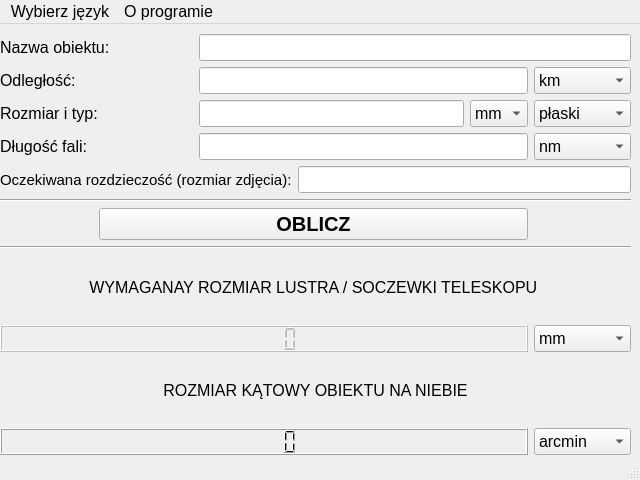
<?xml version="1.0" encoding="UTF-8"?>
<ui version="4.0">
 <class>MainWindow</class>
 <widget class="QMainWindow" name="MainWindow">
  <property name="geometry">
   <rect>
    <x>0</x>
    <y>0</y>
    <width>640</width>
    <height>480</height>
   </rect>
  </property>
  <property name="font">
   <font>
    <pointsize>12</pointsize>
    <weight>50</weight>
    <bold>false</bold>
   </font>
  </property>
  <property name="windowTitle">
   <string>MainWindow</string>
  </property>
  <widget class="QWidget" name="centralwidget">
   <widget class="QWidget" name="">
    <property name="geometry">
     <rect>
      <x>0</x>
      <y>10</y>
      <width>631</width>
      <height>421</height>
     </rect>
    </property>
    <layout class="QGridLayout" name="gridLayout">
     <item row="11" column="7">
      <widget class="QComboBox" name="comboBox">
       <item>
        <property name="text">
         <string>arcmin</string>
        </property>
       </item>
       <item>
        <property name="text">
         <string>arcsec</string>
        </property>
       </item>
       <item>
        <property name="text">
         <string>mas</string>
        </property>
       </item>
       <item>
        <property name="text">
         <string>uas</string>
        </property>
       </item>
      </widget>
     </item>
     <item row="6" column="1" colspan="6">
      <widget class="QPushButton" name="pushButton">
       <property name="font">
        <font>
         <pointsize>15</pointsize>
         <weight>75</weight>
         <bold>true</bold>
        </font>
       </property>
       <property name="text">
        <string>OBLICZ</string>
       </property>
      </widget>
     </item>
     <item row="4" column="0" colspan="3">
      <widget class="QLabel" name="label_in_4">
       <property name="font">
        <font>
         <pointsize>11</pointsize>
         <weight>50</weight>
         <bold>false</bold>
        </font>
       </property>
       <property name="text">
        <string>Oczekiwana rozdzieczość (rozmiar zdjęcia):</string>
       </property>
      </widget>
     </item>
     <item row="9" column="0" colspan="7">
      <widget class="QLCDNumber" name="lcdNumber_res_1">
       <property name="enabled">
        <bool>false</bool>
       </property>
       <property name="font">
        <font>
         <pointsize>12</pointsize>
         <weight>50</weight>
         <bold>false</bold>
        </font>
       </property>
      </widget>
     </item>
     <item row="5" column="0" colspan="8">
      <widget class="Line" name="line_0">
       <property name="orientation">
        <enum>Qt::Horizontal</enum>
       </property>
      </widget>
     </item>
     <item row="0" column="0" colspan="2">
      <widget class="QLabel" name="label_in_0">
       <property name="font">
        <font>
         <pointsize>12</pointsize>
         <weight>50</weight>
         <bold>false</bold>
        </font>
       </property>
       <property name="text">
        <string>Nazwa obiektu:</string>
       </property>
      </widget>
     </item>
     <item row="9" column="7">
      <widget class="QComboBox" name="comboBox_res_1">
       <property name="font">
        <font>
         <pointsize>12</pointsize>
         <weight>50</weight>
         <bold>false</bold>
        </font>
       </property>
       <item>
        <property name="text">
         <string>mm</string>
        </property>
       </item>
       <item>
        <property name="text">
         <string>cm</string>
        </property>
       </item>
       <item>
        <property name="text">
         <string>m</string>
        </property>
       </item>
       <item>
        <property name="text">
         <string>km</string>
        </property>
       </item>
       <item>
        <property name="text">
         <string>inch</string>
        </property>
       </item>
      </widget>
     </item>
     <item row="11" column="0" colspan="7">
      <widget class="QLCDNumber" name="lcdNumber"/>
     </item>
     <item row="7" column="0" colspan="8">
      <widget class="Line" name="line_1">
       <property name="orientation">
        <enum>Qt::Horizontal</enum>
       </property>
      </widget>
     </item>
     <item row="8" column="0" colspan="8">
      <widget class="QLabel" name="label_out_0">
       <property name="font">
        <font>
         <pointsize>12</pointsize>
         <weight>50</weight>
         <bold>false</bold>
        </font>
       </property>
       <property name="text">
        <string>WYMAGANAY ROZMIAR LUSTRA / SOCZEWKI TELESKOPU </string>
       </property>
       <property name="alignment">
        <set>Qt::AlignCenter</set>
       </property>
      </widget>
     </item>
     <item row="10" column="0" colspan="8">
      <widget class="QLabel" name="label_out_1">
       <property name="text">
        <string>ROZMIAR KĄTOWY OBIEKTU NA NIEBIE</string>
       </property>
       <property name="alignment">
        <set>Qt::AlignCenter</set>
       </property>
      </widget>
     </item>
     <item row="0" column="2" colspan="6">
      <widget class="QLineEdit" name="lineEdit_in_0">
       <property name="font">
        <font>
         <pointsize>12</pointsize>
         <weight>50</weight>
         <bold>false</bold>
        </font>
       </property>
      </widget>
     </item>
     <item row="1" column="7">
      <widget class="QComboBox" name="comboBox_in_1">
       <property name="font">
        <font>
         <pointsize>12</pointsize>
         <weight>50</weight>
         <bold>false</bold>
        </font>
       </property>
       <item>
        <property name="text">
         <string>km</string>
        </property>
       </item>
       <item>
        <property name="text">
         <string>au</string>
        </property>
       </item>
       <item>
        <property name="text">
         <string>ly</string>
        </property>
       </item>
       <item>
        <property name="text">
         <string>pc</string>
        </property>
       </item>
      </widget>
     </item>
     <item row="1" column="2" colspan="5">
      <widget class="QLineEdit" name="lineEdit_in_1">
       <property name="font">
        <font>
         <pointsize>12</pointsize>
         <weight>50</weight>
         <bold>false</bold>
        </font>
       </property>
      </widget>
     </item>
     <item row="2" column="7">
      <widget class="QComboBox" name="comboBox_in_2b">
       <property name="font">
        <font>
         <pointsize>12</pointsize>
         <weight>50</weight>
         <bold>false</bold>
        </font>
       </property>
       <item>
        <property name="text">
         <string>płaski</string>
        </property>
       </item>
       <item>
        <property name="text">
         <string>sferyczny</string>
        </property>
       </item>
      </widget>
     </item>
     <item row="2" column="6">
      <widget class="QComboBox" name="comboBox_in_2a">
       <property name="font">
        <font>
         <pointsize>12</pointsize>
         <weight>50</weight>
         <bold>false</bold>
        </font>
       </property>
       <item>
        <property name="text">
         <string>mm</string>
        </property>
       </item>
       <item>
        <property name="text">
         <string>cm</string>
        </property>
       </item>
       <item>
        <property name="text">
         <string>m</string>
        </property>
       </item>
       <item>
        <property name="text">
         <string>km</string>
        </property>
       </item>
       <item>
        <property name="text">
         <string>inch</string>
        </property>
       </item>
       <item>
        <property name="text">
         <string>au</string>
        </property>
       </item>
       <item>
        <property name="text">
         <string>ly</string>
        </property>
       </item>
       <item>
        <property name="text">
         <string>pc</string>
        </property>
       </item>
      </widget>
     </item>
     <item row="2" column="2" colspan="4">
      <widget class="QLineEdit" name="lineEdit_in_2">
       <property name="font">
        <font>
         <pointsize>12</pointsize>
         <weight>50</weight>
         <bold>false</bold>
        </font>
       </property>
      </widget>
     </item>
     <item row="3" column="7">
      <widget class="QComboBox" name="comboBox_in_3">
       <property name="font">
        <font>
         <pointsize>12</pointsize>
         <weight>50</weight>
         <bold>false</bold>
        </font>
       </property>
       <item>
        <property name="text">
         <string>nm</string>
        </property>
       </item>
       <item>
        <property name="text">
         <string>um</string>
        </property>
       </item>
       <item>
        <property name="text">
         <string>mm</string>
        </property>
       </item>
       <item>
        <property name="text">
         <string>cm</string>
        </property>
       </item>
       <item>
        <property name="text">
         <string>m</string>
        </property>
       </item>
      </widget>
     </item>
     <item row="3" column="2" colspan="5">
      <widget class="QLineEdit" name="lineEdit_in_3">
       <property name="font">
        <font>
         <pointsize>12</pointsize>
         <weight>50</weight>
         <bold>false</bold>
        </font>
       </property>
      </widget>
     </item>
     <item row="4" column="3" colspan="5">
      <widget class="QLineEdit" name="lineEdit_in_4">
       <property name="font">
        <font>
         <pointsize>12</pointsize>
         <weight>50</weight>
         <bold>false</bold>
        </font>
       </property>
      </widget>
     </item>
     <item row="3" column="0" colspan="2">
      <widget class="QLabel" name="label_in_3">
       <property name="font">
        <font>
         <pointsize>12</pointsize>
         <weight>50</weight>
         <bold>false</bold>
        </font>
       </property>
       <property name="text">
        <string>Długość fali:</string>
       </property>
      </widget>
     </item>
     <item row="2" column="0" colspan="2">
      <widget class="QLabel" name="label_in_2">
       <property name="font">
        <font>
         <pointsize>12</pointsize>
         <weight>50</weight>
         <bold>false</bold>
        </font>
       </property>
       <property name="text">
        <string>Rozmiar i typ:</string>
       </property>
      </widget>
     </item>
     <item row="1" column="0" colspan="2">
      <widget class="QLabel" name="label_in_1">
       <property name="font">
        <font>
         <pointsize>12</pointsize>
         <weight>50</weight>
         <bold>false</bold>
        </font>
       </property>
       <property name="text">
        <string>Odległość:</string>
       </property>
      </widget>
     </item>
    </layout>
   </widget>
  </widget>
  <widget class="QStatusBar" name="statusbar"/>
  <widget class="QMenuBar" name="menubar">
   <property name="geometry">
    <rect>
     <x>0</x>
     <y>0</y>
     <width>640</width>
     <height>24</height>
    </rect>
   </property>
   <property name="font">
    <font>
     <pointsize>12</pointsize>
     <weight>50</weight>
     <bold>false</bold>
    </font>
   </property>
   <widget class="QMenu" name="menu_sel_language">
    <property name="font">
     <font>
      <pointsize>12</pointsize>
     </font>
    </property>
    <property name="title">
     <string>Wybierz język</string>
    </property>
    <addaction name="action_polish"/>
    <addaction name="action_english"/>
   </widget>
   <widget class="QMenu" name="menu_about">
    <property name="font">
     <font>
      <pointsize>12</pointsize>
     </font>
    </property>
    <property name="title">
     <string>O programie</string>
    </property>
    <addaction name="action_license"/>
    <addaction name="action_about"/>
   </widget>
   <addaction name="menu_sel_language"/>
   <addaction name="menu_about"/>
  </widget>
  <action name="action_polish">
   <property name="text">
    <string>Polski</string>
   </property>
   <property name="font">
    <font>
     <pointsize>12</pointsize>
    </font>
   </property>
  </action>
  <action name="action_english">
   <property name="text">
    <string>English</string>
   </property>
   <property name="font">
    <font>
     <pointsize>12</pointsize>
    </font>
   </property>
  </action>
  <action name="action_license">
   <property name="text">
    <string>Licencja</string>
   </property>
  </action>
  <action name="action_about">
   <property name="text">
    <string>O programie</string>
   </property>
  </action>
 </widget>
 <resources/>
 <connections/>
</ui>
